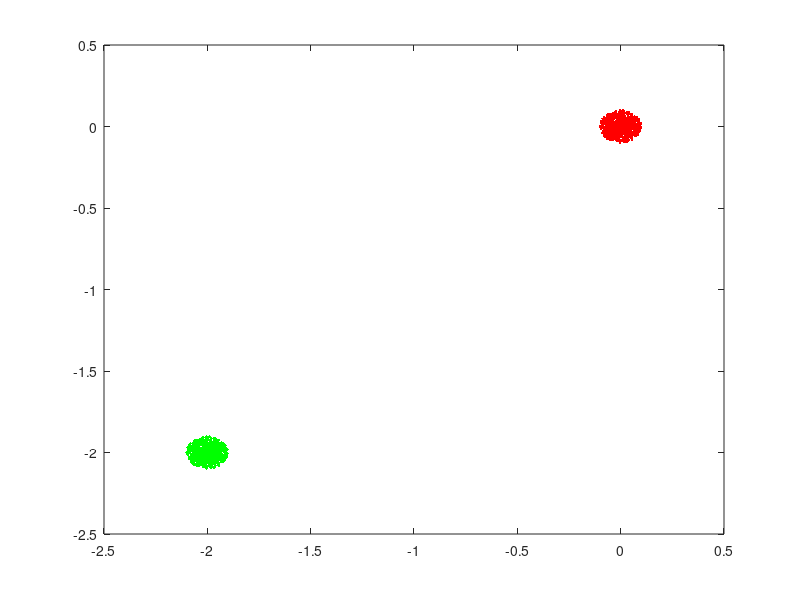

The MATLAB script that drew this image:
% This version uses zG = nx2 instead of complex zG. 

% This version runs on a CPU. Global variables, which 
% MATLAB supports on CPUs, are used to pass variable 
% values to the grid updating routine. 

global zG;
global uG;
global pSickG; % Probablity of getting sick.
global pCureG; % Probablity of being cured. 
global pDeadG; % Probablity of dying. 
global rG; % Infectiousness distance. 

% Set the parameters for the epidemic.
pSickG = .9;
pCureG = .2;
pDeadG = .2;
rG = .02;

% Set the population size. 
n = 10000;

% Generate the starting positions and start with
%  everyone well. 
r = rand(n,1);
theta = 2*pi*rand(n,1);
u = ones(n,1);

%for the second circle
r1 = rand(n,1);
theta1 = 2*pi*rand(n,1);
u1 = ones(n,1);
% Now make some of them sick. 

% Uncomment for small infected group near the 
% center. 
ind = find(r<.1);
%ind=indx;
%indy = find(abs(y(indx)-.5)<.1);
%ind = indx(indy);
%u(ind) = 2;
% Uncomment for randomly placed infected group. 
% k = 5;
% ind = randperm(n,k);

% Make the designated group sick. 
u(ind) = 2;

% Plot the initial population. 
figure(1); plot(r(ind).*cos(theta(ind))-2,r(ind).*sin(theta(ind))-2,'green.');hold on;
ind = find(u==2);
plot(r(ind).*cos(theta(ind)),r(ind).*sin(theta(ind)),'red.');hold off;

itmax = 150;

itno = 0; healthy = sum(u==1); 
sick = sum(u==2); cured = 0; dead = 0;

fprintf('\n CPU run: population size %d', n);
fprintf('\n It No, Healthy, Sick, Cured, Dead');
fprintf('\n %6d %6d %6d %6d %6d',itno,healthy,sick,cured,dead);
pause;

aveItTime = 0;